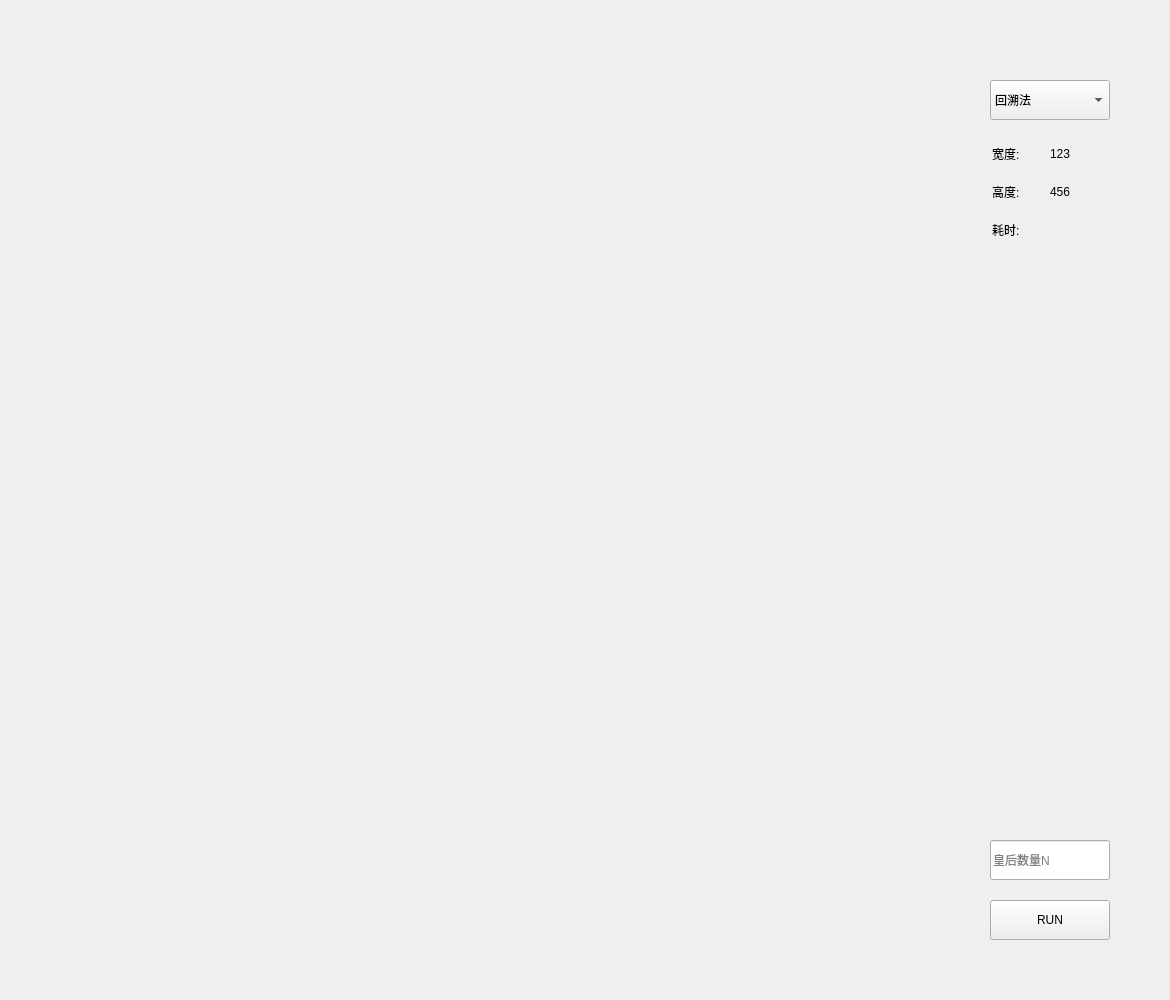
<?xml version="1.0" encoding="UTF-8"?>
<ui version="4.0">
 <class>Widget</class>
 <widget class="QWidget" name="Widget">
  <property name="enabled">
   <bool>true</bool>
  </property>
  <property name="geometry">
   <rect>
    <x>0</x>
    <y>0</y>
    <width>1170</width>
    <height>1000</height>
   </rect>
  </property>
  <property name="windowTitle">
   <string>N皇后</string>
  </property>
  <widget class="QComboBox" name="comboBox">
   <property name="geometry">
    <rect>
     <x>990</x>
     <y>80</y>
     <width>120</width>
     <height>40</height>
    </rect>
   </property>
   <item>
    <property name="text">
     <string>回溯法</string>
    </property>
   </item>
   <item>
    <property name="text">
     <string>遗传算法</string>
    </property>
   </item>
   <item>
    <property name="text">
     <string>模拟退火</string>
    </property>
   </item>
   <item>
    <property name="text">
     <string>爬山法</string>
    </property>
   </item>
  </widget>
  <widget class="QLineEdit" name="lineEdit_n">
   <property name="geometry">
    <rect>
     <x>990</x>
     <y>840</y>
     <width>120</width>
     <height>40</height>
    </rect>
   </property>
   <property name="text">
    <string/>
   </property>
   <property name="placeholderText">
    <string>皇后数量N</string>
   </property>
   <property name="clearButtonEnabled">
    <bool>true</bool>
   </property>
  </widget>
  <widget class="QPushButton" name="pushButton_run">
   <property name="geometry">
    <rect>
     <x>990</x>
     <y>900</y>
     <width>120</width>
     <height>40</height>
    </rect>
   </property>
   <property name="text">
    <string>RUN</string>
   </property>
  </widget>
  <widget class="QLabel" name="label">
   <property name="geometry">
    <rect>
     <x>992</x>
     <y>144</y>
     <width>60</width>
     <height>20</height>
    </rect>
   </property>
   <property name="text">
    <string>宽度: </string>
   </property>
  </widget>
  <widget class="QLabel" name="label_width">
   <property name="geometry">
    <rect>
     <x>1050</x>
     <y>144</y>
     <width>80</width>
     <height>20</height>
    </rect>
   </property>
   <property name="text">
    <string>123</string>
   </property>
  </widget>
  <widget class="QLabel" name="label_height">
   <property name="geometry">
    <rect>
     <x>1050</x>
     <y>182</y>
     <width>80</width>
     <height>20</height>
    </rect>
   </property>
   <property name="text">
    <string>456</string>
   </property>
  </widget>
  <widget class="QLabel" name="label_2">
   <property name="geometry">
    <rect>
     <x>992</x>
     <y>182</y>
     <width>60</width>
     <height>20</height>
    </rect>
   </property>
   <property name="text">
    <string>高度: </string>
   </property>
  </widget>
  <widget class="QLabel" name="label_3">
   <property name="geometry">
    <rect>
     <x>992</x>
     <y>220</y>
     <width>60</width>
     <height>20</height>
    </rect>
   </property>
   <property name="text">
    <string>耗时: </string>
   </property>
  </widget>
  <widget class="QLabel" name="label_time">
   <property name="geometry">
    <rect>
     <x>1050</x>
     <y>220</y>
     <width>80</width>
     <height>20</height>
    </rect>
   </property>
   <property name="text">
    <string/>
   </property>
  </widget>
 </widget>
 <resources/>
 <connections/>
</ui>
